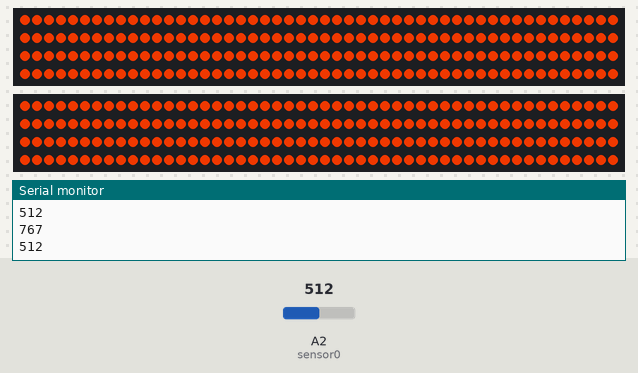
This sketch was run on a simulated Arduino Uno, built with avr-gcc and run on an emulated ATmega328P. Parts: 2 × 200 RGB LEDs in strip order, left to right, continuing on the next row, the last lines printed to the serial monitor. The test bench sets the inputs (shaded band); at power-on: A2 (sensor0) = 512. Dim RGB values are drawn brighter than linear.

Above: at 1.2 s.
1.3 s: A2 (sensor0) set to 245
At 2.64 s:
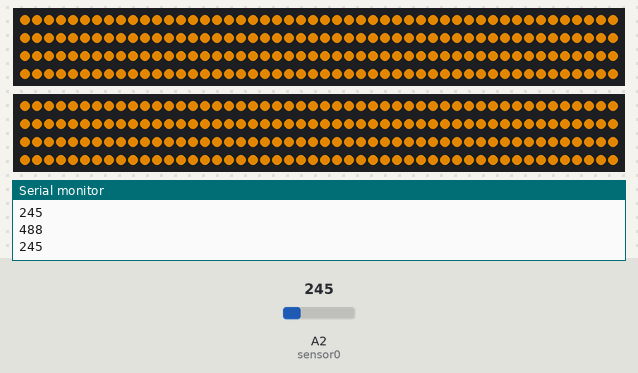
3.9 s: A2 (sensor0) set to 265
At 4.4 s:
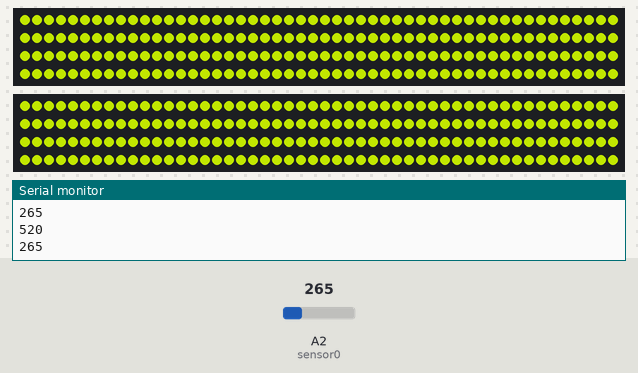
6.1 s: A2 (sensor0) set to 30
At 6.2 s:
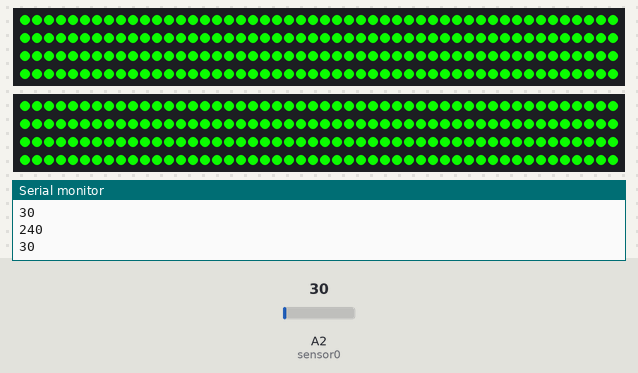

The sketch:

Snake.ino
```cpp
#include <FastLED.h>

#define DATA_PIN 2

#define NUM_STRIPS 2
#define NUM_LEDS_PER_STRIP 100
#define NUM_LEDS NUM_LEDS_PER_STRIP * NUM_STRIPS
#define AVG_AUX_VALS 50
#define MIDDLE NUM_LEDS/2
#define FRAMES_PER_SECOND  120

int brightness = 85;
int aux = A0;
int maxAuxVal = 0;
int avgAuxVal = 0;
int maxAvgAuxVal = 0;
int auxVals[AVG_AUX_VALS] = {0};
int avgIntensity = 0;
int num = 0;
int arraySum = 0;
int m1 = 20;
int m2 = 1;
int valLoc = 0;
int brigntess = 5;
bool rainbowGoing = false;
int rainbowCounter = (NUM_LEDS)-1;
static float hue = 86;
float gHue = 0; // rotating "base color" used by many of the patterns
int prevBright;
int newBright;
bool add;
float brightDecay = 3;

int sensor0 = A2;
int sensor0Avg = 0;
const int sensorAvgNum = 100;
int flatten0[sensorAvgNum+1] = {};

// Define the array of leds
CRGB leds[NUM_LEDS];

void setup() {
	Serial.begin(57600);
	Serial.println("resetting");
  FastLED.addLeds<WS2811, 2>(leds, 0, NUM_LEDS);
  FastLED.addLeds<WS2811, 12>(leds, 0, NUM_LEDS);
  pinMode(aux, INPUT);
  LEDS.setBrightness(brightness);
  pinMode(sensor0, INPUT);
}

void fadeall() { for(int i = 0; i < NUM_LEDS; i++) { leds[i].nscale8(250); } }

void loop() {
  int minDelta = 30;
  int pinValue = analogRead(sensor0);
  newBright = pinValue;
  if (newBright > prevBright)
  {
    add = true;
  }
  else
  {
    add = false;
  }

  if (add)
  {
    brightness += newBright;
  }
  else
  {
    brightness -= brightDecay;
  }
  Serial.println(brightness);
  Serial.println(pinValue);

  int brightMin = 40;
  if (brightness > 255){
    brightness = 255;
  }
  else if (brightness < brightMin)
  {
    brightness = brightMin;
  }

  LEDS.setBrightness(brightness);

  gHue = gHue + .3;
  if(gHue >= 255){
    gHue = 0;
  }
//  EVERY_N_MILLISECONDS( 20 ) { gHue++; }
  //brightness = readSignal();
//  fromMiddle(brightness, hue, 1000);
  //LEDSout(brightness, hue);
  //delay(1000);
  //LEDSin(brightness);
  //delay(1000);
  //Serial.println("hi");
  /*Serial.print("avg intensity: ");Serial.println(brightness);
  //fromMiddle(brightness, hue);
  //rainbowBOP(brightness, START_LEDS, END_LEDS); // see if rainbow should appear and if it should update it
  */
  for(int i = 0; i < NUM_LEDS; i++){
    leds[i] = CHSV(gHue,255,255);
  }
  FastLED.show();
//  FastLED.delay(1000/FRAMES_PER_SECOND);
  prevBright = brightness;


}
void rainbow()
{
  // FastLED's built-in rainbow generator
  fill_rainbow( leds, NUM_LEDS, gHue, 7);
}


void fromMiddle(int brightness, float hue, float timeOut){
  int outer = brightness/2;
  if(outer <= 0){
    outer = 0;
  }
  int timeGoing = 50;
  int down = 0;
  for(int i = 0; i < outer; i++){ // led expansion
    leds[MIDDLE + i] = CHSV(hue, 255, 255);
    leds[MIDDLE - i] = CHSV(hue, 255, 255);
    FastLED.show();
    delay(timeGoing - (down - 0.01));
    down+=timeGoing/outer;
  }
  delay(timeOut);
  for(int i = outer; i > 0; i--){ // led contraction
    leds[MIDDLE + i] = CHSV(hue, 255, 0);
    leds[MIDDLE - i] = CHSV(hue, 255, 0);
    FastLED.show();
    delay(0.5);
  }

}

// funcs for pulsing strip out and in
void LEDSout(int brightness, float hue){
  int upper = MIDDLE + brightness/2;
  int lower = MIDDLE - brightness/2;
  if(lower < 0){
    lower = 0;
  }
  if(upper > 199){
    upper = 199;
  }

  for(int i = MIDDLE; i < upper; i++){ // starts middle and goes left to 199
    leds[i] = CHSV(hue, 255, 255);
    FastLED.show();
  }

  for(int i = MIDDLE; i > lower; i--){ // starts middle and goes right to 0
    leds[i] = CHSV(hue, 255, 255);
    FastLED.show();
  }
}

void LEDSin(int brightness){
  int upper = MIDDLE + brightness/2;
  int lower = MIDDLE - brightness/2;
  if(lower < 0){
    lower = 0;
  }
  if(upper > 199){
    upper = 199;
  }

  for(int i = upper; i > MIDDLE; i++){ // starts left and goes to middle
    leds[i] = CHSV(hue, 255, 0);
    FastLED.show();
  }

  for(int i = lower; i < MIDDLE; i--){ // starts right and goes to middle
    leds[i] = CHSV(hue, 255, 0);
    FastLED.show();
  }
}

void setBrightnessMain(int brightness){ // sets brightness for main leds based on readsignal
  if(brightness < 10){
    brightness = 0;
  }
  LEDS.setBrightness(brightness);
}

void rainbowBOP(int intensity, int &START_LEDS, int &END_LEDS){ // makes rainbows appear above a certain threshold
  // add timer and each counter is an array then do a for loop through arrays
  if(intensity > 170 && rainbowGoing == false){ // only one rainbow at a time rn
    rainbowGoing = true; // set variables for this rainbow
  }

  if(rainbowGoing == true){
    rainbowCounter--;
    START_LEDS = rainbowCounter;
    END_LEDS = rainbowCounter - 30;
    leds[rainbowCounter] = CHSV(hue++, 255, 255);

    LEDS.setBrightness(255);

    fadeall();
    delay(1);
    Serial.print("rainbowCounter");Serial.println(rainbowCounter);
    if(rainbowCounter == 0){
      rainbowGoing = false;
      rainbowCounter = (NUM_LEDS)-1;
    }
  }
}

int readSignal() {
  int auxValue = analogRead(aux);
  if(auxValue >= maxAuxVal){ // find max aux val
    maxAuxVal = auxValue;
  }
  if(avgAuxVal >= maxAvgAuxVal){
    maxAvgAuxVal = avgAuxVal; // find max avg aux val - use to map to max brightness (needs to change over time)
  }

  if(num < AVG_AUX_VALS){ // to fill up array
    auxVals[num] = auxValue;
    num++;
  }

  // to replace values after array has filled up
  auxVals[valLoc] = auxValue;

  arraySum = 0;
  for(int i = 0; i < AVG_AUX_VALS; i++){
    arraySum+=auxVals[i];
  }

  avgAuxVal = arraySum/sizeof(auxVals);

  /*
  Serial.print("auxValue: ");Serial.print(auxValue);
  Serial.print("\tmaxAuxValue: ");Serial.print(maxAuxVal);
  Serial.print("\taverageAuxValue: ");Serial.println(avgAuxVal);
  */

  if(valLoc <= AVG_AUX_VALS){
    valLoc++;
  } else {
    valLoc = 0;
  }
  avgIntensity = map(avgAuxVal, 0, 20, 0, 255); // change 30 to maxAvgAuxVal so max intensity changes with song
  return avgIntensity;
}
```
